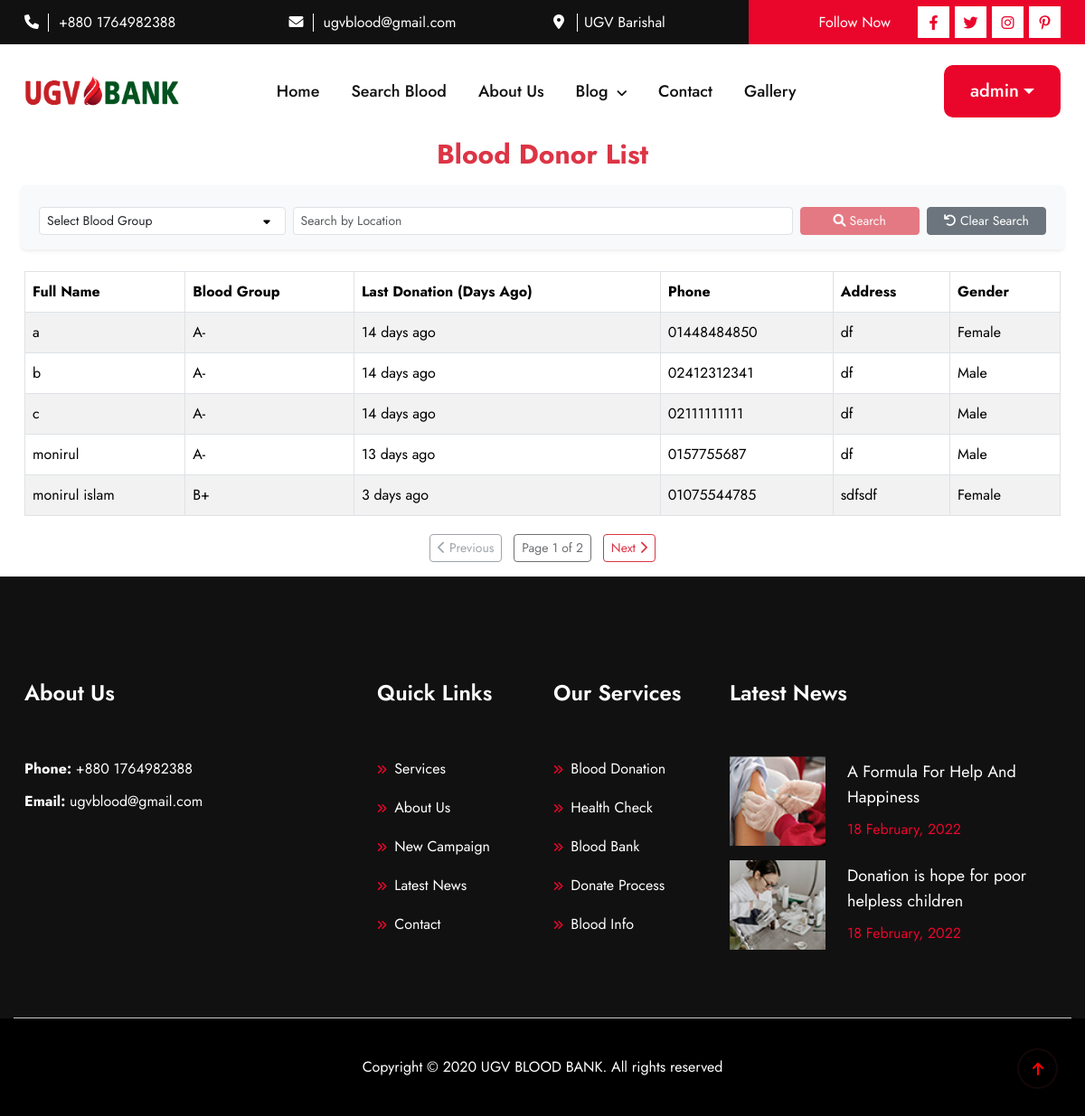
/donors/ (signed in), run on the app's committed database.
### blood/models.py (models this page shows, shortened)
class DonorProfile(models.Model):
    BLOOD_GROUP_CHOICES = [
        ('A+', 'A+'), ('A-', 'A-'),
        ('B+', 'B+'), ('B-', 'B-'),
        ('AB+', 'AB+'), ('AB-', 'AB-'),
        ('O+', 'O+'), ('O-', 'O-')
    ]
    GENDER_CHOICES = [
        ('M', 'Male'),
        ('F', 'Female'),
        ('O', 'Other'),
    ]
    user = models.OneToOneField(User, on_delete=models.CASCADE)
    full_name = models.CharField(max_length=80)
    profile_picture = models.ImageField(upload_to='profile_pics/', blank=True, null=True)
    blood_group = models.CharField(max_length=3, choices=BLOOD_GROUP_CHOICES)
    gender = models.CharField(max_length=1, choices=GENDER_CHOICES)  # New field for gender
    date_of_birth = models.DateField()
    phone_number = models.CharField(
        max_length=11,
        validators=[RegexValidator(regex=r'^\+?1?\d{9,15}$')]
    )
    present_address = models.TextField(max_length=400)
    permanent_address = models.TextField(max_length=400, blank=True, null=True)
    last_donation_date = models.DateField(blank=True, null=True)
    availability = models.BooleanField(default=True)  # To indicate if they are available for donation

### blood/views.py (the view)
# urls.py: path('donors/', donor_list, name='donor_list'),
def donor_list(request):
    blood_group = request.GET.get('blood_group', '')
    location = request.GET.get('location', '')
    donors = DonorProfile.objects.all()
    if blood_group:
        donors = donors.filter(blood_group=blood_group)
    if location:
        donors = donors.filter(present_address__icontains=location)
    donors = donors.order_by('full_name')
    for donor in donors:
        if donor.last_donation_date:
            today = datetime.now().date()
            donor.days_since_last_donation = (today - donor.last_donation_date).days
        else:
            donor.days_since_last_donation = None
    paginator = Paginator(donors, 5)  # Show 5 donors per page
    page = request.GET.get('page')
    donors = paginator.get_page(page)
    context = {
        'donors': donors,
        'blood_groups': DonorProfile.BLOOD_GROUP_CHOICES,
        'is_search': bool(blood_group or location),
    }
    return render(request, 'donor_list.html', context)

### templates/donor_list.html (shortened to what this page needs)
{% extends "base.html" %}
{% block content %}
<div class="container">
    <h4 class="text-center text-danger mb-4">Blood Donor List</h4>
    <form method="get" class="row g-2 mb-4 p-3 bg-light rounded shadow-sm">
        <div class="col-md-3">
            <select name="blood_group" class="form-select form-select-sm">
                <option value="">Select Blood Group</option>
            </select>
        </div>
        <div class="col-md-6">
            <input type="text" name="location" class="form-control form-control-sm" id="location-input" placeholder="Search by Location"
                   value="{{ request.GET.location }}">
        </div>
        <div class="col-md-3 d-flex justify-content-between align-items-center">
            <button type="submit" id="search-button" class="btn btn-danger btn-sm w-50 me-2" disabled>
                <i class="fas fa-search"></i> Search
            </button>
            <a href="{% url 'donor_list' %}" class="btn btn-secondary btn-sm w-50">
                <i class="fas fa-undo"></i> Clear Search
            </a>
        </div>
    </form>
    <div class="table-responsive">
        <table class="table table-striped table-bordered">
            <thead style="background-color: #dc3545; color: white;">
                <tr>
                    <th>Full Name</th>
                    <th>Blood Group</th>
                    <th>Last Donation (Days Ago)</th>
                    <th>Phone</th>
                    <th>Address</th>
                    <th>Gender</th>
                </tr>
            </thead>
            <tbody>
                {% for donor in donors %}
                <tr>
                    <td>{{ donor.full_name }}</td>
                    <td>{{ donor.blood_group }}</td>
                    <td>
                        {% if donor.days_since_last_donation %}
                            {{ donor.days_since_last_donation }} days ago
                        {% else %}
                            Never donated
                        {% endif %}
                    </td>
                    <td>{{ donor.phone_number }}</td>
                    <td>{{ donor.present_address }}</td>
                    <td>{{ donor.get_gender_display }}</td>
                </tr>
                {% empty %}
                <tr>
                    <td colspan="6" class="text-center text-danger">
                        <i class="fas fa-tint"></i> No donors found
                    </td>
                </tr>
                {% endfor %}
            </tbody>
        </table>
    </div>
   {% if donors.paginator.num_pages > 1 %}
   <nav aria-label="Page navigation" class="text-center mt-1 mb-3">
       {% if donors.has_previous %}
       <a class="btn btn-sm btn-outline-danger me-2" href="?page={{ donors.previous_page_number }}&blood_group={{ request.GET.blood_group }}&location={{ request.GET.location }}">
           <i class="fas fa-chevron-left"></i> Previous
       </a>
       {% else %}
       <button class="btn btn-sm btn-outline-secondary me-2" disabled>
           <i class="fas fa-chevron-left"></i> Previous
       </button>
       {% endif %}
       <span class="btn btn-sm btn-outline-dark disabled">
           Page {{ donors.number }} of {{ donors.paginator.num_pages }}
       </span>
       {% if donors.has_next %}
       <a class="btn btn-sm btn-outline-danger ms-2" href="?page={{ donors.next_page_number }}&blood_group={{ request.GET.blood_group }}&location={{ request.GET.location }}">
           Next <i class="fas fa-chevron-right"></i>
       </a>
       {% else %}
       <button class="btn btn-sm btn-outline-secondary ms-2" disabled>
           Next <i class="fas fa-chevron-right"></i>
       </button>
       {% endif %}
   </nav>
   {% endif %}
</div>
{% endblock %}

### templates/header.html (shortened to what this page needs)
{% load static %}
  <header>
    <div class="header_top d-none d-lg-block d-xl-block d-xxl-block">
      <div class="container">
        <div class="row">
          <div class="col-xl-3 col-lg-3">
            <div class="header_top_content">
              <span><i class="fa-solid fa-phone"></i></span>
              <a href="tel:01977259912">+880 1764982388</a>
            </div>
          </div>
          <div class="col-xl-3 col-lg-3">
            <div class="header_top_content">
              <span><i class="fa-solid fa-envelope"></i></span>
              <a href="mailto:ugvblood@gmail.com">ugvblood@gmail.com</a>
            </div>
          </div>
          <div class="col-xl-3 col-lg-3">
            <div class="header_top_content">
              <span><i class="fa-solid fa-location-dot"></i></span>
              <a href="#">UGV Barishal</a>
            </div>
          </div>
          <div class="col-xl-3 col-lg-3">
            <div class="header_top_social">
              <p>Follow Now</p>
              <ul class="d-flex">
                <li><a href="#"><i class="fa-brands fa-facebook-f"></i></a></li>
                <li><a href="#"><i class="fa-brands fa-twitter"></i></a></li>
                <li><a href="#"><i class="fa-brands fa-instagram"></i></a></li>
                <li><a href="#"><i class="fa-brands fa-pinterest-p"></i></a></li>
              </ul>
            </div>
          </div>
        </div>
      </div>
    </div>
    <div class="header_bottom header_bottom2">
      <div class="container">
        <div class="row align-items-center position-relative">
          <div class="col-xl-2 col-lg-2 col-md-4 col-6">
            <div class="header_logo">
              <a href="{% url 'home' %}"><img  src="{% static 'assets/logo/logo.png' %}" alt="images not founds" class="img-fluid"></a>
            </div>
          </div>
          <div class="col-xl-7 col-lg-8 d-none d-xxl-block d-xl-block">
            <ul class="main_menu">
              <li><a href="{% url 'home' %}">Home</a></li>
              <li><a href="{% url 'donor_list' %}">Search Blood</a></li>
              <li><a href="about.html">About Us</a></li>
              <li class="position-relative">
                <a href="javascript:void(0)">Blog <i class="fa-solid fa-angle-down"></i></a>
              </li>
              <li><a href="contact.html">Contact</a></li>
              <li><a href="contact.html">Gallery</a></li>
            </ul>
          </div>
          <div class="col-xl-3 col-lg-2 d-none d-xxl-block d-xl-block">
            <div class="header_search_menu d-flex">
                {% if request.user.is_authenticated %}
                    <div class="dropdown">
                        <button class="btn red_btn get_code dropdown-toggle" type="button" id="userDropdown" data-bs-toggle="dropdown" aria-expanded="false">
                            {{ request.user.username }}
                        </button>
                    </div>
                {% else %}
                    <div>
                        <a href="{% url 'login' %}" class="red_btn get_code">Account</a>
                    </div>
                {% endif %}
            </div>
        </div>
        </div>
      </div>
    </div>
  </header>

### blood/static/assets/css/fancybox.css (style rules this page uses)
:root { --f-spinner-width: 36px;--f-spinner-height: 36px;--f-spinner-color-1: rgba(0, 0, 0, 0.1);--f-spinner-color-2: rgba(17, 24, 28, 0.8);--f-spinner-stroke: 2.75 }
:root { --f-button-width: 40px;--f-button-height: 40px;--f-button-border: 0;--f-button-border-radius: 0;--f-button-color: #374151;--f-button-bg: #f8f8f8;--f-button-hover-bg: #e0e0e0;--f-button-active-bg: #d0d0d0;--f-button-shadow: none;--f-button-transition: all 0.15s ease;--f-button-transform: none;--f-button-svg-width: 20px;--f-button-svg-height: 20px;--f-button-svg-stroke-width: 1.5;--f-button-svg-fill: none;--f-button-svg-filter: none;--f-button-svg-disabled-opacity: 0.65 }

### data on the page
DonorProfile: full_name "a", blood_group "A-", days_since_last_donation "14", phone_number "01448484850", present_address "df", gender "Female"
DonorProfile: full_name "b", blood_group "A-", days_since_last_donation "14", phone_number "02412312341", present_address "df", gender "Male"
DonorProfile: full_name "c", blood_group "A-", days_since_last_donation "14", phone_number "02111111111", present_address "df", gender "Male"
DonorProfile: full_name "monirul", blood_group "A-", days_since_last_donation "13", phone_number "0157755687", present_address "df", gender "Male"
DonorProfile: full_name "monirul islam", blood_group "B+", days_since_last_donation "3", phone_number "01075544785", present_address "sdfsdf", gender "Female"

### other printed values
{{ request.user.username }} "admin"
{{ donors.number }} "1"
{{ donors.paginator.num_pages }} "2"
